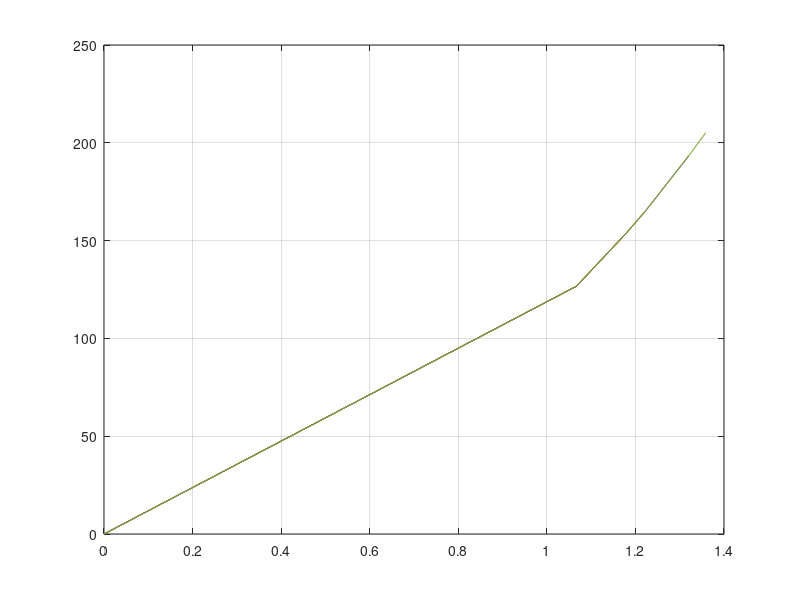

This chart was generated by the following MATLAB code:
clc;clear all;close all;
A0=5;L0=160;E=36000000;N0=1500;R=200;Kel=A0*E/L0;


%a_1=[-cos(teta_1),-sin(teta_1),cos(teta_1),sin(teta_1)]
%a_2=[-cos(teta_2),-sin(teta_2),cos(teta_2),sin(teta_2)]

%teta_2=-teta_1
%sin(teta_1)=u/L
%v1=u*a_1(1,4)
%pint_1=N*a_1(1,4)
%sin(teta_2)=-sin(teta_1)
%v2=-u*a_2(1,2)
%pint_2=N*a_1(1,2)


%k1=[(cos(teta_1))^2,cos(teta_1)*sin(teta_1);(sin(teta_1))^2,cos(teta_1)*sin(teta_1)]
%k2=[(cos(teta_2))^2,cos(teta_2)*sin(teta_2);(sin(teta_2))^2,cos(teta_2)*sin(teta_2)]

%KL_1=Kel*[k1,-k1;-k1,k1]
%KL_2=Kel*[k2,-k2;-k2,k2]
 %K_T1=KL_1(4,4)+Knl(4,4);
     %   K_T2=KL_2(2,2)+Kn1(2,2);
     %   K_T(i)=K_T1+K_T2; 
%j=[1,1,1,1];
%f=[-1,-1];
%Knl=(N/L)*((diag(j)+diag(f,2)+diag(f,-2));

%pint=pint_1+pint_2

i=0;p_int=0;N=N0;L=L0;sin=0;u=0;v=0;


tolerance=10^-4
step=10
for  s=1:step
    p_ext=(s/step)*R
    
    p_r=p_ext-p_int(i+1)
    
    while  p_r>tolerance
          
        i=i+1
        
        KT(i)=(2*A0*E/L0)*(sin^2)+(2*N/L)
        
        delta_u=p_r/KT(i);
        
        u(i+1)=u(i)+delta_u;
        
        L=sqrt((u(i+1)^2)+(L0^2));
        
        sin=u(i+1)/L;
        
        delta_v=sin*delta_u
        
        v(i+1)=v(i)+delta_v
        
        p_int(i+1)=2*sin*(N0+(A0*E/L0)*v(i+1))
        
       p_r=p_ext-p_int(i+1)
       
        % A(1:2,i+1)=p_int'
       %  B(1:2,i+1)=u'
        plot(u,p_int);grid on; hold on
    end
end


        
        
    
    
    




